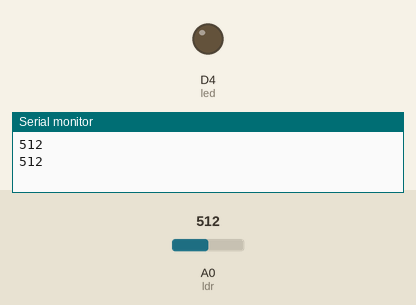
The sketch below on a simulated ESP8266 (NodeMCU). On the bench: output pins drawn as LEDs (lit = HIGH), the last lines printed to the serial monitor. The inputs (shaded band) are chosen by the test bench; at power-on: A0 (ldr) = 512.

Above: at 1.8 s.
1.9 s: A0 (ldr) set to 157
3.4 s: A0 (ldr) set to 133
At 4.5 s:
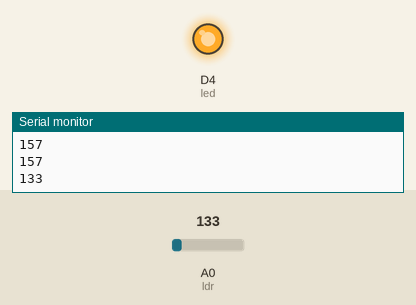
5.5 s: A0 (ldr) set to 160
At 7.2 s:
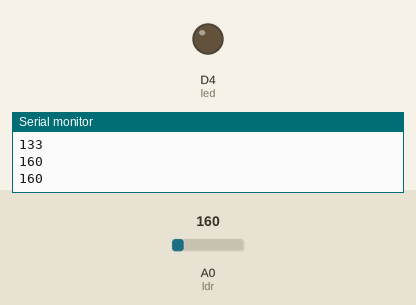
7.5 s: A0 (ldr) set to 140
At 8.8 s:
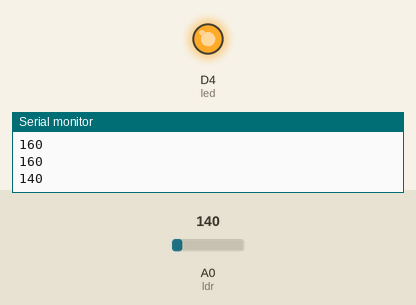
Timing chart, 0 to 10.5 s (numbered marks = the images above; inputs shaded):
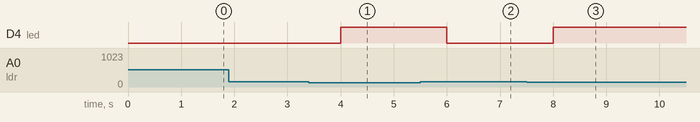

The sketch:

esp-ldr-1.ino
```cpp
const int ldr = A0;
const int led = D4;
void setup() {
  // put your setup code here, to run once:
  Serial.begin(9600);
  pinMode(ldr,INPUT);
  pinMode(led,OUTPUT);
}

void loop() {
  // put your main code here, to run repeatedly:
  int ldrdata = analogRead(ldr);
  Serial.println(ldrdata);
  if(ldrdata<150){
    digitalWrite(led,HIGH);
  }
  else{
    digitalWrite(led,LOW);
  }
  delay(1000);
}
```

Measured:
- the behaviour switches between 150 and 149 on A0 (ldr) (found by bisection; images 0 and 1)
- after the input at 3.4 s, D4 (led): LOW → HIGH after 0.60 s
- after the input at 5.5 s, D4 (led): HIGH → LOW after 0.50 s
- after the input at 7.5 s, D4 (led): LOW → HIGH after 0.50 s
